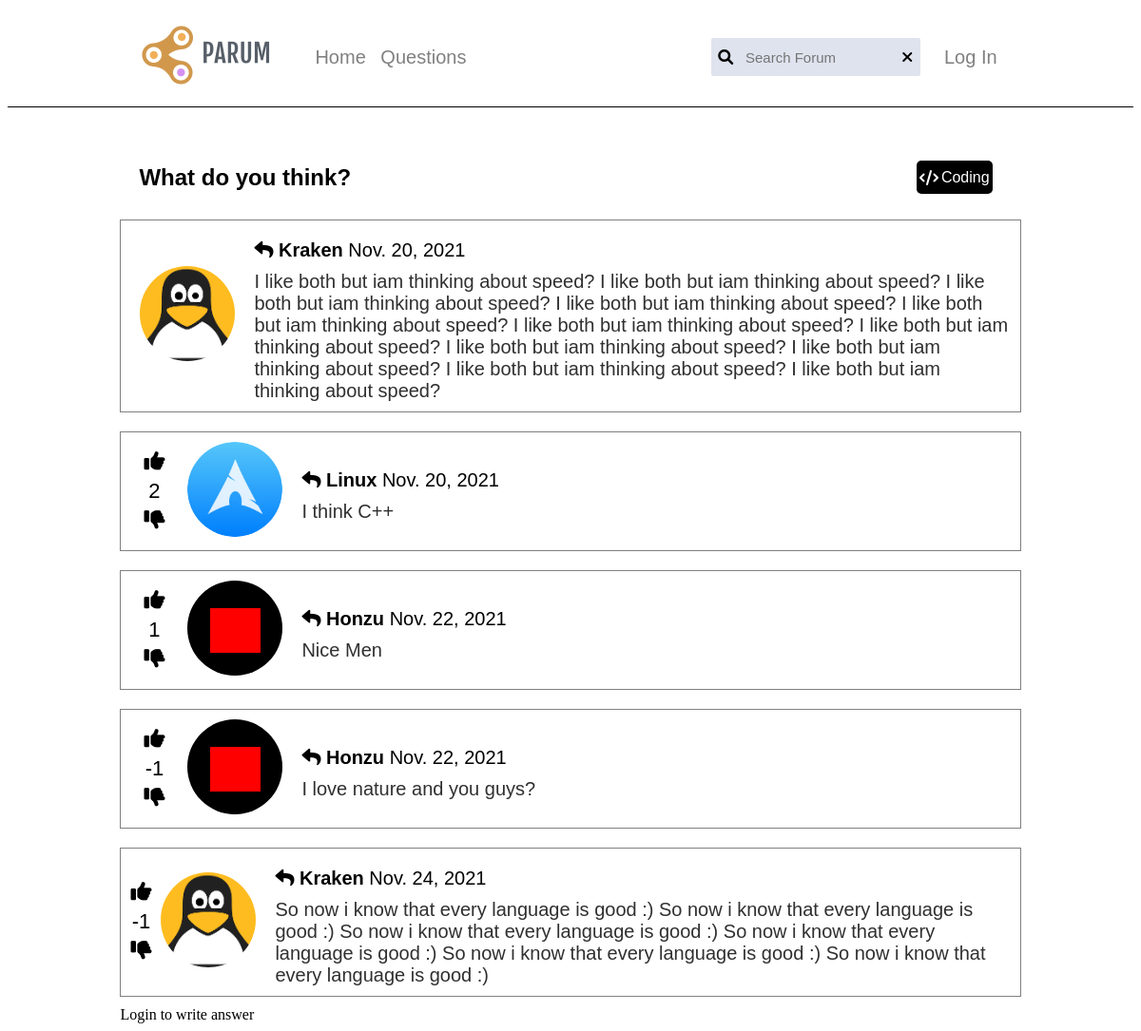
Screenshot of /question/2/ with the database file from the repository.
### forum/models.py (models this page shows, shortened)
class Question(models.Model):
    title = models.CharField(max_length=200)
    pub_date = models.DateField()
    category = models.CharField(max_length=50,default="coding")
    who_writed = models.ForeignKey(
        Account,
        on_delete=models.CASCADE,
        null=True
    )
    text = models.TextField()

class Account(models.Model):
    identificator = models.CharField(max_length=10)
    username = models.CharField(max_length=50)
    password = models.CharField(max_length=50)
    email = models.EmailField()
    avatar = models.ImageField(upload_to='profiles',default='default.png')

class Answer(models.Model):
    question = models.ForeignKey(
        Question,
        on_delete=models.CASCADE,
        null=True
    )
    who_answer = models.ForeignKey(
        Account,
        on_delete=models.CASCADE,
        null=True,
        related_name="owners"
    )
    opinions = models.ManyToManyField(Account,through="Opinon",related_name="opinion")
    result_opinions = models.IntegerField(default=0)
    text = models.TextField()
    ans_date= models.DateField(default=datetime.date.today)

### forum/views.py (the view)
# urls.py: path('question/<name>/',views.question,name="question"),
def question(request,name):
    try:
        specific_question = Question.objects.get(id=name)
    except (Question.DoesNotExist):
        return redirect('main')
    category = specific_question.category
    try:
        answers_for_question = Answer.objects.filter(question=specific_question)
        user = Account.objects.get(identificator=request.session.get("user_id"))
        return render(request,"question.html",{"user": user.username, "img" : user.avatar.url, "question": specific_question, "answers": answers_for_question, \
                      "category" : category})
    except (Account.DoesNotExist):
        return render(request,"question.html",{"user": "", "img" : "", "question": specific_question, "answers": answers_for_question, "category" : category})

### forum/templates/question.html (shortened to what this page needs)
{% load static %}
<!DOCTYPE html>
<html lang="en">
<head>
    <link rel="stylesheet" href="{% static 'home.css' %}">
    <link rel="stylesheet" href="{% static 'question.css' %}">
    <link rel="stylesheet" href="https://cdnjs.cloudflare.com/ajax/libs/font-awesome/6.0.0-beta2/css/all.min.css">
</head>
<body>
    <header class="header">
        <nav class="navMainBlock">
            <div class="navFirstBlock">
                <a href="{% url 'main' %}"><img src="{% static 'main/logo.png' %}"></a>
                <div class="navFirstOptions">
                    <span><a href="{% url 'main' %}">Home</a></span>
                    <span><a href="{% url 'listofquestions' %}">Questions</a></span>
                </div>
            </div>
            <div class="navSecondBlock">
                <div class="navSecondBlockSearch">
                    <form method="POST" action="{% url 'filtersearchquestions' %}" id="searchform">
                        <i class="fas fa-search" id="navSecondBlockSearch"></i>
                        <input type="search" placeholder="Search Forum" id="navSearchBar" name="search">
                        <i class="fas fa-times" id="navSecondBlockDelete"></i>
                    </form>
                </div>
                <div class="navSecondOptions">
                    {% if user == "" %}
                    <span><a href="{% url 'account' name='login' %}">Log In</a></span>
                    {% endif %}
                </div>
            </div>
        </nav>
    </header>
    <main>
        <div class="boxContent">
            <div class="content">
                <div class="contentQuestionTitle">
                    <div class="contentQuestionTitleOptions">
                        <h2>{{ question.title }}</h2>
                    </div>
                    <div class="articleElseDataTag">
                        <i class="fas fa-code"></i>
                        <span>{{ category }}</span>
                    </div>
                </div>
                <div class="contentQuestions">
                    <div class="userImg">
                        <img src="{{ question.who_writed.avatar.url }}" width="100px" height="100px">
                    </div>
                    <div class="userData">
                        <div class="questionContentReplied">
                            <i class="fas fa-reply"></i>
                            <span id="questionContentRepliedUser">{{ question.who_writed.username }}</span>
                            <span>{{ question.pub_date }}</span>
                        </div>
                        <span class="questionContentText">
                            {{ question.text }}
                        </span>
                    </div>
                </div>
                {% for answer in answers %}
                <div class="contentQuestions">
                    <div class="answerOpinion">
                        <a href="{% url 'addansweropinion' name=question.id answer=answer.id what='Up' %}" class="giveopinionUp"><i class="fas fa-thumbs-up"></i></a>
                        <span id=".opinion">{{ answer.result_opinions }}</span>
                        <a href="{% url 'addansweropinion' name=question.id answer=answer.id what='Down' %}" class="giveopinionDown"><i class="fas fa-thumbs-down"></i></a>
                    </div>
                    <div class="userImg">
                        <img src="{{ answer.who_answer.avatar.url }}" width="100px" height="100px">
                    </div>
                    <div class="userData">
                        <div class="questionContentReplied">
                            <i class="fas fa-reply"></i>
                            <span id="questionContentRepliedUser">{{ answer.who_answer.username }}</span>
                            <span>{{ answer.ans_date }}</span>
                        </div>
                        <span class="questionContentText">
                            {{ answer.text }}
                        </span>
                    </div>
                </div>
                {% endfor %}
                <div class="answersInput">
                    {% if what != "Edit" and user != "" %}
                    <form method="POST" action="{% url 'addanswer' name=question.id %}">
                        {% csrf_token %}
                        <textarea name="answer" id="answerText" placeholder="Answer for a Question here"></textarea>
                        <input type="submit" value="Send" id="sendAnswer">
                    </form>
                    {% elif what == "Edit" and user != "" %}
                    <form method="POST" action="{% url 'editanswer' question=question.id  answer=answer.id %}">
                        {% csrf_token %}
                        <textarea name="answer" id="answerText" placeholder="Answer for an Question here">{{ answer.text }}</textarea>
                        <input type="submit" value="Send" id="sendAnswer">
                    </form>
                    {% else %}
                        <div>Login to write answer</div>
                    {% endif %}
                </div>
            </div>
        </div>
    </main>
</body>
</html>

### forum/static/home.css (style rules this page uses)
body { background-color: white; }
.header { display: flex; justify-content: center; border-bottom: 1px solid black; }
.navMainBlock { display: flex; justify-content: space-between; width: 80%; }
.navFirstBlock,.navSecondBlock { display: flex; align-items: center; }
.navFirstOptions,.navSecondOptions { font-size: 20px; font-family: sans-serif; }
.navFirstOptions span,.navSecondOptions span { margin: 0px 5px; color: gray; }
.navSecondOptions { display: flex; position: relative; align-items: center; }
.navSecondOptions a { display: flex; align-items: center; text-decoration: none; margin-right: 20px; }
.navFirstOptions span a,.navSecondOptions span a { text-decoration: none; color: gray; }
.navSecondBlockSearch { position: relative; }
#navSecondBlockSearch { position: absolute; top: 50%; left: 3%; transform: translate(0%,-50%); }
#navSecondBlockDelete { position: absolute; top: 50%; right: 12%; transform: translate(0%,-50%); cursor: pointer; }
.navSecondBlock input[type='search'] { font-size: 15px; padding: 0px 15%; border-radius: 2px; width: 220px; height: 40px; margin-right: 20px; background-color: #DFE3EE; border: none; transition: 1s; }
main { display: flex; flex-direction: column; }
.boxContent { display: flex; justify-content: center; }
.content { display: flex; width: 80%; justify-content: center; }
.articleElseDataTag { display: flex; align-items: center; height: 25px; margin-right: 30px; background-color: #171219; border-radius: 5px; padding: 2px 5px; color: white; }
.articleElseDataTag span { margin-left: 3px; }

### forum/static/question.css (style rules this page uses)
.content { margin-top: 40px; display: flex; flex-direction: column; }
.contentQuestionTitle { display: flex; justify-content: space-between; align-items: center; font-family: sans-serif; padding-left: 20px; }
.contentQuestionTitleOptions { display: flex; align-items: center; }
.articleElseDataTag { padding: 5px 3px; }
.contentQuestions { display: flex; align-items: center; padding: 10px; border: 1px solid gray; margin: 10px 0px; }
.userImg img { border-radius: 50%; margin-left: 10px; }
.userData { font-size: 20px; font-family: sans-serif; margin-left: 20px; }
.questionContentText { color: rgb(48, 48, 48); }
.questionContentReplied { margin: 10px 0px; }
#questionContentRepliedUser { font-weight: bold; }
.answerOpinion { display: flex; flex-direction: column; text-align: center; font-family: sans-serif; color: black; font-size: 22px; width: 50px; }
.answerOpinion a { text-decoration: none; color: black; }
.answerOpinion span { margin: 5px 0px; }

### rows the page displays
Question: title "What do you think?", category "Coding", who_writed.avatar (picture), who_writed.username "Kraken", pub_date "Nov. 20, 2021", text "I like both but iam thinking about speed? I like both but iam thinking about speed? I like both but iam thinking about speed? I like both but iam thinking about speed? I like both but iam thinking about speed? I like both but iam thinking about speed? I like both but iam thinking about speed? I like both but iam thinking about speed? I like both but iam thinking about speed? I like both but iam thinking about speed? I like both but iam thinking about speed?"
Answer: result_opinions "2", who_answer.avatar (picture), who_answer.username "Linux", ans_date "Nov. 20, 2021", text "I think C++"
Answer: result_opinions "1", who_answer.avatar (placeholder picture), who_answer.username "Honzu", ans_date "Nov. 22, 2021", text "Nice Men"
Answer: result_opinions "-1", who_answer.avatar (placeholder picture), who_answer.username "Honzu", ans_date "Nov. 22, 2021", text "I love nature and you guys?"
Answer: result_opinions "-1", who_answer.avatar (picture), who_answer.username "Kraken", ans_date "Nov. 24, 2021", text "So now i know that every language is good :) So now i know that every language is good :) So now i know that every language is good :) So now i know that every language is good :) So now i know that every language is good :) So now i know that every language is good :)"
